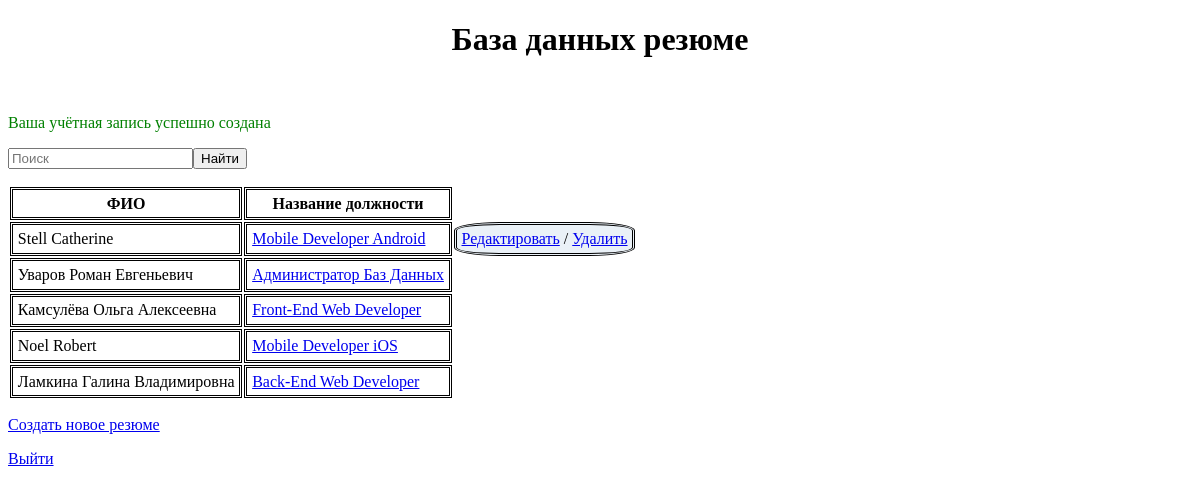
Screenshot of /web_application/index.php (signed in) with the database file from the repository.
### tables this page shows
CREATE TABLE `resumes` (
  `resume_id` int(11) NOT NULL,
  `user_id` int(11) NOT NULL,
  `first_name` varchar(128) DEFAULT NULL,
  `patronymic_name` varchar(128) DEFAULT NULL,
  `last_name` varchar(128) DEFAULT NULL,
  `job_title` varchar(128) DEFAULT NULL,
  `resume_cv` text
);

### web_application/index.php (the view, shortened to what this page needs)
<?php
require_once "pdo.php";
?>
<!DOCTYPE html>
<html>
<head>
<link rel="stylesheet" href="stl.css">
</head>
<body>
<?php
if (isset($_SESSION['user_id'])){
    echo ("<div>\n");
} else {
    echo ('<div id="lside">'."\n");
}
echo ('<h1 id="c">База данных резюме</h1><br>'."\n");
if (isset($_SESSION['success'])) {
    echo('<p style="color: green;">'.$_SESSION['success']."</p>\n");
}
echo ('<form method="GET">');
echo ('<input type="text" name="search" placeholder="Поиск">');
echo ('<input type="submit" name="find" value="Найти">');
echo ('</form>');
$content = $pdo->query('SELECT * FROM resumes LIMIT 1');
$row_c = $content->fetch(PDO::FETCH_ASSOC);
if ($row_c === false) {
        echo ("<h3>В базе данных нет резюме</h3>\n");
} else {
    echo("<p><table>\n<tr><th>ФИО</th><th>Название должности</th></tr>\n");
}
if (isset($_GET['search'])) {
    $stmt = $pdo->prepare('SELECT first_name, patronymic_name, last_name, job_title, user_id, resume_id FROM resumes
    WHERE first_name LIKE :srch OR patronymic_name LIKE :srch OR last_name LIKE :srch OR job_title LIKE :srch');
    $stmt->execute(array(':srch' => '%'.$_GET['search'].'%'));
} else {$stmt = $pdo->query('SELECT first_name, patronymic_name, last_name, job_title, user_id, resume_id FROM resumes');
}
while ($row = $stmt->fetch(PDO::FETCH_ASSOC)) {
    echo('<tr><td>'.htmlentities($row['last_name']).' '.htmlentities($row['first_name']).' '.
    htmlentities($row['patronymic_name']).'</a></td>');
    echo('<td><a href="view.php?resume_id='.$row['resume_id'].'">'.htmlentities($row['job_title']).'</td>');
    if (isset($_SESSION['user_id']) && ($_SESSION['user_id']==$row['user_id'])) {
        echo('<td id="ed"><a href="edit.php?resume_id='.$row['resume_id'].'">Редактировать</a> / '.
        '<a href="delete.php?resume_id='.$row['resume_id'].'">Удалить</a>'."</td></tr>\n");
    } else {
        echo("</tr>\n");
    }
}
if ($row_c !== false) {
    echo("</table></p>\n");
}
if (isset($_SESSION['user_id'])) {
    echo ('<p><a href="add.php">Создать новое резюме</a></p>'."\n");
    echo ('<p><a href="logout.php">Выйти</a></p>'."\n");
}
echo ("</div>\n");
?>
</body>
</html>

### web_application/stl.css (style rules this page uses)
#c { text-align: center; }
td, th { border: 3px double black; padding: 0.3rem; }
th { text-align: center; }
#ed { border-radius: 25%; background-color: #eaf1f7; }

### rows the page displays
resumes: last_name "Stell", first_name "Catherine", job_title "Mobile Developer Android"
resumes: last_name "Уваров", first_name "Роман", patronymic_name "Евгеньевич", job_title "Администратор Баз Данных"
resumes: last_name "Камсулёва", first_name "Ольга", patronymic_name "Алексеевна", job_title "Front-End Web Developer"
resumes: last_name "Noel", first_name "Robert", job_title "Mobile Developer iOS"
resumes: last_name "Ламкина", first_name "Галина", patronymic_name "Владимировна", job_title "Back-End Web Developer"

### other values shown
$_SESSION['success'] "Ваша учётная запись успешно создана"
